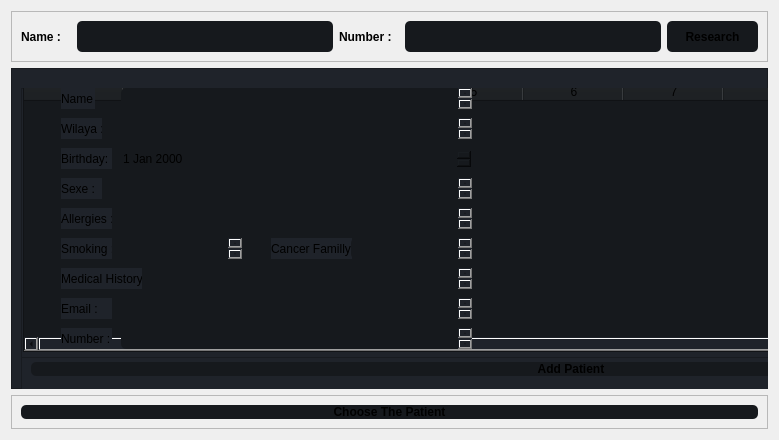
               <widget class="QWidget" name="page_7">
                <layout class="QVBoxLayout" name="verticalLayout_16">
                 <item>
                  <widget class="QFrame" name="frame_Search">
                   <property name="frameShape">
                    <enum>QFrame::StyledPanel</enum>
                   </property>
                   <property name="frameShadow">
                    <enum>QFrame::Raised</enum>
                   </property>
                   <layout class="QHBoxLayout" name="horizontalLayout_16">
                    <item>
                     <widget class="QLabel" name="label_namePatient">
                      <property name="minimumSize">
                       <size>
                        <width>50</width>
                        <height>31</height>
                       </size>
                      </property>
                      <property name="maximumSize">
                       <size>
                        <width>16777215</width>
                        <height>31</height>
                       </size>
                      </property>
                      <property name="font">
                       <font>
                        <pointsize>9</pointsize>
                        <weight>75</weight>
                        <bold>true</bold>
                       </font>
                      </property>
                      <property name="text">
                       <string>Name :</string>
                      </property>
                     </widget>
                    </item>
                    <item>
                     <widget class="QTextEdit" name="textNamePatientSearch">
                      <property name="minimumSize">
                       <size>
                        <width>120</width>
                        <height>31</height>
                       </size>
                      </property>
                      <property name="maximumSize">
                       <size>
                        <width>16777215</width>
                        <height>31</height>
                       </size>
                      </property>
                      <property name="font">
                       <font>
                        <pointsize>10</pointsize>
                       </font>
                      </property>
                      <property name="styleSheet">
                       <string notr="true">background-color: rgb(22, 25, 29);
border-radius:5px;</string>
                      </property>
                     </widget>
                    </item>
                    <item>
                     <widget class="QLabel" name="label_namePatient_2">
                      <property name="minimumSize">
                       <size>
                        <width>60</width>
                        <height>31</height>
                       </size>
                      </property>
                      <property name="maximumSize">
                       <size>
                        <width>16777215</width>
                        <height>31</height>
                       </size>
                      </property>
                      <property name="font">
                       <font>
                        <pointsize>9</pointsize>
                        <weight>75</weight>
                        <bold>true</bold>
                       </font>
                      </property>
                      <property name="text">
                       <string>Number :</string>
                      </property>
                     </widget>
                    </item>
                    <item>
                     <widget class="QTextEdit" name="textPhaneNumberSearch">
                      <property name="minimumSize">
                       <size>
                        <width>120</width>
                        <height>31</height>
                       </size>
                      </property>
                      <property name="maximumSize">
                       <size>
                        <width>16777215</width>
                        <height>31</height>
                       </size>
                      </property>
                      <property name="font">
                       <font>
                        <pointsize>10</pointsize>
                       </font>
                      </property>
                      <property name="styleSheet">
                       <string notr="true">background-color: rgb(22, 25, 29);
border-radius:5px;</string>
                      </property>
                     </widget>
                    </item>
                    <item>
                     <widget class="QPushButton" name="researchPatientBtn">
                      <property name="minimumSize">
                       <size>
                        <width>91</width>
                        <height>31</height>
                       </size>
                      </property>
                      <property name="maximumSize">
                       <size>
                        <width>16777215</width>
                        <height>31</height>
                       </size>
                      </property>
                      <property name="font">
                       <font>
                        <pointsize>9</pointsize>
                        <weight>75</weight>
                        <bold>true</bold>
                       </font>
                      </property>
                      <property name="styleSheet">
                       <string notr="true">background-color: rgb(22, 25, 29);
border-radius:5px;</string>
                      </property>
                      <property name="text">
                       <string>Research</string>
                      </property>
                      <property name="icon">
                       <iconset resource="resources.qrc">
                        <normaloff>:/icons/icon/search.svg</normaloff>:/icons/icon/search.svg</iconset>
                      </property>
                      <property name="iconSize">
                       <size>
                        <width>24</width>
                        <height>24</height>
                       </size>
                      </property>
                     </widget>
                    </item>
                   </layout>
                  </widget>
                 </item>
                 <item>
                  <widget class="QFrame" name="frame_SearchResult">
                   <property name="minimumSize">
                    <size>
                     <width>501</width>
                     <height>321</height>
                    </size>
                   </property>
                   <property name="styleSheet">
                    <string notr="true">background-color: rgb(31, 35, 42);</string>
                   </property>
                   <property name="frameShape">
                    <enum>QFrame::StyledPanel</enum>
                   </property>
                   <property name="frameShadow">
                    <enum>QFrame::Raised</enum>
                   </property>
                   <widget class="QFrame" name="frame_12">
                    <property name="geometry">
                     <rect>
                      <x>10</x>
                      <y>280</y>
                      <width>1100</width>
                      <height>42</height>
                     </rect>
                    </property>
                    <property name="minimumSize">
                     <size>
                      <width>1100</width>
                      <height>0</height>
                     </size>
                    </property>
                    <property name="frameShape">
                     <enum>QFrame::StyledPanel</enum>
                    </property>
                    <property name="frameShadow">
                     <enum>QFrame::Raised</enum>
                    </property>
                    <layout class="QVBoxLayout" name="verticalLayout_17">
                     <item>
                      <widget class="QPushButton" name="addPateintBtn">
                       <property name="sizePolicy">
                        <sizepolicy hsizetype="Expanding" vsizetype="Fixed">
                         <horstretch>0</horstretch>
                         <verstretch>0</verstretch>
                        </sizepolicy>
                       </property>
                       <property name="font">
                        <font>
                         <pointsize>9</pointsize>
                         <weight>75</weight>
                         <bold>true</bold>
                        </font>
                       </property>
                       <property name="styleSheet">
                        <string notr="true">background-color: rgb(22, 25, 29);
border-radius:5px;</string>
                       </property>
                       <property name="text">
                        <string>Add Patient</string>
                       </property>
                       <property name="icon">
                        <iconset resource="resources.qrc">
                         <normaloff>:/icons/icon/check-square.svg</normaloff>:/icons/icon/check-square.svg</iconset>
                       </property>
                       <property name="iconSize">
                        <size>
                         <width>24</width>
                         <height>24</height>
                        </size>
                       </property>
                      </widget>
                     </item>
                    </layout>
                   </widget>
                   <widget class="QFrame" name="frame_13">
                    <property name="geometry">
                     <rect>
                      <x>10</x>
                      <y>20</y>
                      <width>1100</width>
                      <height>270</height>
                     </rect>
                    </property>
                    <property name="minimumSize">
                     <size>
                      <width>1100</width>
                      <height>270</height>
                     </size>
                    </property>
                    <property name="frameShape">
                     <enum>QFrame::StyledPanel</enum>
                    </property>
                    <property name="frameShadow">
                     <enum>QFrame::Raised</enum>
                    </property>
                    <widget class="QTableWidget" name="tableWidget">
                     <property name="geometry">
                      <rect>
                       <x>2</x>
                       <y>-6</y>
                       <width>1100</width>
                       <height>270</height>
                      </rect>
                     </property>
                     <property name="minimumSize">
                      <size>
                       <width>1100</width>
                       <height>270</height>
                      </size>
                     </property>
                     <property name="autoFillBackground">
                      <bool>false</bool>
                     </property>
                     <property name="styleSheet">
                      <string notr="true">background-color: rgb(22, 25, 29);</string>
                     </property>
                     <property name="frameShape">
                      <enum>QFrame::StyledPanel</enum>
                     </property>
                     <property name="showGrid">
                      <bool>true</bool>
                     </property>
                     <property name="columnCount">
                      <number>11</number>
                     </property>
                     <attribute name="horizontalHeaderCascadingSectionResizes">
                      <bool>true</bool>
                     </attribute>
                     <attribute name="verticalHeaderHighlightSections">
                      <bool>false</bool>
                     </attribute>
                     <column/>
                     <column/>
                     <column/>
                     <column/>
                     <column/>
                     <column/>
                     <column/>
                     <column/>
                     <column/>
                     <column/>
                     <column/>
                    </widget>
                    <widget class="QLabel" name="label_addPName">
                     <property name="geometry">
                      <rect>
                       <x>40</x>
                       <y>0</y>
                       <width>34</width>
                       <height>21</height>
                      </rect>
                     </property>
                     <property name="text">
                      <string>Name :</string>
                     </property>
                    </widget>
                    <widget class="QTextEdit" name="textNamePADD">
                     <property name="geometry">
                      <rect>
                       <x>100</x>
                       <y>0</y>
                       <width>351</width>
                       <height>21</height>
                      </rect>
                     </property>
                     <property name="styleSheet">
                      <string notr="true">background-color: rgb(22, 25, 29);
border-radius:5px;</string>
                     </property>
                    </widget>
                    <widget class="QTextEdit" name="textWilayaPADD">
                     <property name="geometry">
                      <rect>
                       <x>100</x>
                       <y>30</y>
                       <width>351</width>
                       <height>21</height>
                      </rect>
                     </property>
                     <property name="styleSheet">
                      <string notr="true">background-color: rgb(22, 25, 29);
border-radius:5px;</string>
                     </property>
                    </widget>
                    <widget class="QLabel" name="label_addPWilaya">
                     <property name="geometry">
                      <rect>
                       <x>40</x>
                       <y>30</y>
                       <width>41</width>
                       <height>21</height>
                      </rect>
                     </property>
                     <property name="text">
                      <string>Wilaya :</string>
                     </property>
                    </widget>
                    <widget class="QLabel" name="label_addPWilaya_2">
                     <property name="geometry">
                      <rect>
                       <x>40</x>
                       <y>60</y>
                       <width>51</width>
                       <height>21</height>
                      </rect>
                     </property>
                     <property name="text">
                      <string>Birthday:</string>
                     </property>
                    </widget>
                    <widget class="QDateEdit" name="dateEditPADD">
                     <property name="geometry">
                      <rect>
                       <x>100</x>
                       <y>60</y>
                       <width>351</width>
                       <height>22</height>
                      </rect>
                     </property>
                     <property name="styleSheet">
                      <string notr="true">background-color: rgb(22, 25, 29);
border-radius:5px;</string>
                     </property>
                    </widget>
                    <widget class="QTextEdit" name="textSexePADD">
                     <property name="geometry">
                      <rect>
                       <x>100</x>
                       <y>90</y>
                       <width>351</width>
                       <height>21</height>
                      </rect>
                     </property>
                     <property name="styleSheet">
                      <string notr="true">background-color: rgb(22, 25, 29);
border-radius:5px;</string>
                     </property>
                    </widget>
                    <widget class="QLabel" name="label_addPSexe">
                     <property name="geometry">
                      <rect>
                       <x>40</x>
                       <y>90</y>
                       <width>41</width>
                       <height>21</height>
                      </rect>
                     </property>
                     <property name="text">
                      <string>Sexe :</string>
                     </property>
                    </widget>
                    <widget class="QLabel" name="label_addPAllergies">
                     <property name="geometry">
                      <rect>
                       <x>40</x>
                       <y>120</y>
                       <width>51</width>
                       <height>21</height>
                      </rect>
                     </property>
                     <property name="text">
                      <string>Allergies :</string>
                     </property>
                    </widget>
                    <widget class="QTextEdit" name="textAllergiesPADD">
                     <property name="geometry">
                      <rect>
                       <x>100</x>
                       <y>120</y>
                       <width>351</width>
                       <height>21</height>
                      </rect>
                     </property>
                     <property name="styleSheet">
                      <string notr="true">background-color: rgb(22, 25, 29);
border-radius:5px;</string>
                     </property>
                    </widget>
                    <widget class="QTextEdit" name="textSmokingPADD">
                     <property name="geometry">
                      <rect>
                       <x>100</x>
                       <y>150</y>
                       <width>121</width>
                       <height>21</height>
                      </rect>
                     </property>
                     <property name="styleSheet">
                      <string notr="true">background-color: rgb(22, 25, 29);
border-radius:5px;</string>
                     </property>
                    </widget>
                    <widget class="QLabel" name="label_addPSmoking">
                     <property name="geometry">
                      <rect>
                       <x>40</x>
                       <y>150</y>
                       <width>51</width>
                       <height>21</height>
                      </rect>
                     </property>
                     <property name="text">
                      <string>Smoking :</string>
                     </property>
                    </widget>
                    <widget class="QTextEdit" name="textMedHistPADD">
                     <property name="geometry">
                      <rect>
                       <x>130</x>
                       <y>180</y>
                       <width>321</width>
                       <height>21</height>
                      </rect>
                     </property>
                     <property name="styleSheet">
                      <string notr="true">background-color: rgb(22, 25, 29);
border-radius:5px;</string>
                     </property>
                    </widget>
                    <widget class="QLabel" name="label_addPMedHist">
                     <property name="geometry">
                      <rect>
                       <x>40</x>
                       <y>180</y>
                       <width>81</width>
                       <height>21</height>
                      </rect>
                     </property>
                     <property name="text">
                      <string>Medical History :</string>
                     </property>
                    </widget>
                    <widget class="QTextEdit" name="textEmailPADD">
                     <property name="geometry">
                      <rect>
                       <x>100</x>
                       <y>210</y>
                       <width>351</width>
                       <height>21</height>
                      </rect>
                     </property>
                     <property name="styleSheet">
                      <string notr="true">background-color: rgb(22, 25, 29);
border-radius:5px;</string>
                     </property>
                    </widget>
                    <widget class="QLabel" name="label_addPEmail">
                     <property name="geometry">
                      <rect>
                       <x>40</x>
                       <y>210</y>
                       <width>51</width>
                       <height>21</height>
                      </rect>
                     </property>
                     <property name="text">
                      <string>Email :</string>
                     </property>
                    </widget>
                    <widget class="QTextEdit" name="textNumberPADD">
                     <property name="geometry">
                      <rect>
                       <x>100</x>
                       <y>240</y>
                       <width>351</width>
                       <height>21</height>
                      </rect>
                     </property>
                     <property name="styleSheet">
                      <string notr="true">background-color: rgb(22, 25, 29);
border-radius:5px;</string>
                     </property>
                    </widget>
                    <widget class="QLabel" name="label_addPNumber">
                     <property name="geometry">
                      <rect>
                       <x>40</x>
                       <y>240</y>
                       <width>51</width>
                       <height>21</height>
                      </rect>
                     </property>
                     <property name="text">
                      <string>Number :</string>
                     </property>
                    </widget>
                    <widget class="QLabel" name="label_addPCancerFamilly">
                     <property name="geometry">
                      <rect>
                       <x>250</x>
                       <y>150</y>
                       <width>81</width>
                       <height>21</height>
                      </rect>
                     </property>
                     <property name="text">
                      <string>Cancer Familly :</string>
                     </property>
                    </widget>
                    <widget class="QTextEdit" name="textCancerFamillyPADD">
                     <property name="geometry">
                      <rect>
                       <x>330</x>
                       <y>150</y>
                       <width>121</width>
                       <height>21</height>
                      </rect>
                     </property>
                     <property name="styleSheet">
                      <string notr="true">background-color: rgb(22, 25, 29);
border-radius:5px;</string>
                     </property>
                    </widget>
                   </widget>
                  </widget>
                 </item>
                 <item>
                  <widget class="QFrame" name="frame_11">
                   <property name="frameShape">
                    <enum>QFrame::StyledPanel</enum>
                   </property>
                   <property name="frameShadow">
                    <enum>QFrame::Raised</enum>
                   </property>
                   <layout class="QHBoxLayout" name="horizontalLayout_17">
                    <item>
                     <widget class="QPushButton" name="choosePateintBtn">
                      <property name="sizePolicy">
                       <sizepolicy hsizetype="Expanding" vsizetype="Fixed">
                        <horstretch>0</horstretch>
                        <verstretch>0</verstretch>
                       </sizepolicy>
                      </property>
                      <property name="font">
                       <font>
                        <pointsize>9</pointsize>
                        <weight>75</weight>
                        <bold>true</bold>
                       </font>
                      </property>
                      <property name="styleSheet">
                       <string notr="true">background-color: rgb(22, 25, 29);
border-radius:5px;</string>
                      </property>
                      <property name="text">
                       <string>Choose The Patient</string>
                      </property>
                      <property name="icon">
                       <iconset resource="resources.qrc">
                        <normaloff>:/icons/icon/check-circle.svg</normaloff>:/icons/icon/check-circle.svg</iconset>
                      </property>
                      <property name="iconSize">
                       <size>
                        <width>24</width>
                        <height>24</height>
                       </size>
                      </property>
                     </widget>
                    </item>
                   </layout>
                  </widget>
                 </item>
                </layout>
               </widget>
